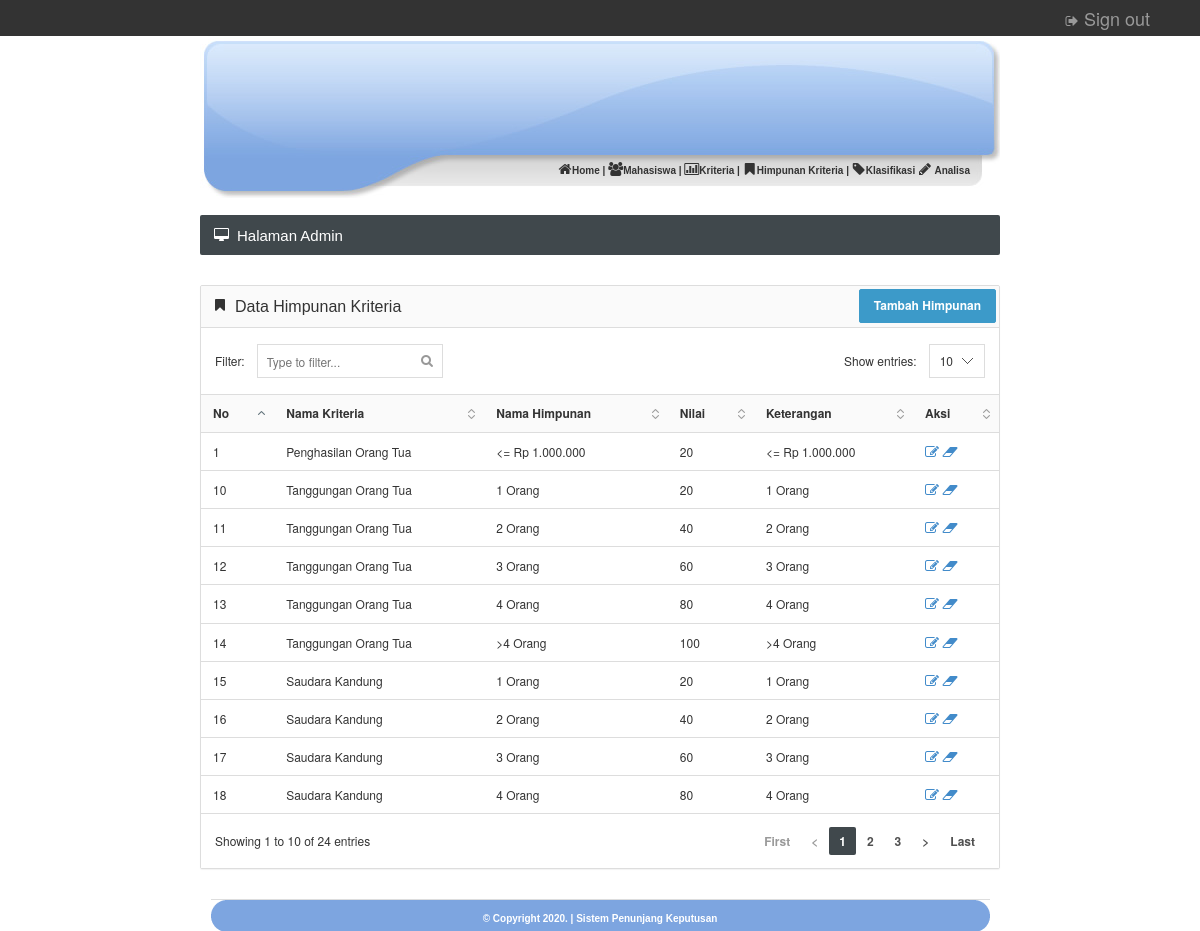
Screenshot of /admin/himpunan.php (signed in) with the database file from the repository.
### tables this page shows
CREATE TABLE `himpunan` (
  `id_himpunan` int(5) NOT NULL,
  `id_kriteria` int(5) NOT NULL,
  `namahimpunan` varchar(100) NOT NULL,
  `nilai` varchar(100) NOT NULL,
  `keterangan` varchar(100) NOT NULL
);

CREATE TABLE `kriteria` (
  `id_kriteria` int(5) NOT NULL,
  `namakriteria` varchar(100) NOT NULL,
  `atribut` varchar(100) NOT NULL
);

### admin/himpunan.php (the view)
<?php
include "head.php";
?>
			<?php include "menu.php"; ?>
			</div>
		<br />
		<div id="content">
			<div class="page-title">
				<h5><i class="fa fa-desktop"></i> Halaman Admin</h5>
			</div>
			<div class="panel panel-default">
				<div class="panel-heading" align="right"><h6 class="panel-title"><i class="fa fa-bookmark"></i> Data Himpunan Kriteria</h6>
				<a href="himpunan_tambah.php"><input type="submit" value="Tambah Himpunan" class="btn btn-info"></a>
				</div>
				<div class="datatable">
					<table class="table table-hover">
						<thead>
							<tr>
								<th>No</th>
								<th>Nama Kriteria</th>
								<th>Nama Himpunan</th>
								<th>Nilai</th>
								<th>Keterangan</th>
								<th>Aksi</th>
							</tr>
						</thead>
						<tbody>
						<?php
						$nomor = 0;
						$hasil = mysqli_query($mysqli,"SELECT * FROM himpunan, kriteria where himpunan.id_kriteria=kriteria.id_kriteria order by himpunan.id_himpunan asc");
						while ($dataku = mysqli_fetch_array($hasil)) {
						?>
							<tr>
								<td><?php echo $nomor=$nomor+1;?></td>
								<td><?php echo $dataku['namakriteria']; ?></td>
								<td><?php echo $dataku['namahimpunan']; ?></td>
								<td><?php echo $dataku['nilai']; ?></td>
								<td><?php echo $dataku['keterangan']; ?></td>
								<td>
									<a href="himpunan_edit.php?id_himpunan=<?php echo $dataku['id_himpunan']; ?>">
									<i class='fa fa-edit'></i>
									</a>
									<a href="himpunan_hapus.php?id_himpunan=<?php echo $dataku['id_himpunan']; ?>">
									<i class='fa fa-eraser'></i>
									</a>
								</td>
							</tr>
						<?php }	?>
						</tbody>
					</table>
				</div>
			</div>
<?php include "footer.php" ?>

### images/style.css (style rules this page uses)
body { margin-top: 0px; margin-left: 0px; margin-right: 0px; margin-bottom: 0px; }
#content { width: 800px; }

### css/styles.css (style rules this page uses)
@media (min-width: 768px) { a, .btn, .caret, .close, .sidebar, .select2-choice abbr, .select2-highlighted, .ui-slider-range, .ui-datepicker-trigger, .ui-timepicker-list li, .checker span:after, .checker span, .navbar-toggle, .thumb-options, .select2-arrow b, .thumb-zoom img, .fc-button, .page-content { -webkit-transition: all 0.15s ease-in-out; -moz-transition: all 0.15s ease-in-out; -o-transition: all 0.15s ease-in-out; transition: all 0.15s ease-in-out; } }
.fa { position: relative; font-size: 14px; min-width: 14px; text-align: center; }
h1, h2, h3, h4, h5, h6, .navigation > li > a, .stats li span { font-family: 'Cuprum', sans-serif; font-weight: normal; }
.page-title { color: #fff; background-color: #40484C; -moz-box-shadow: 0 1px 0 #fff; -webkit-box-shadow: 0 1px 0 #FFF; box-shadow: 0 1px 0 #FFF; border-radius: 2px; margin-bottom: 30px; }
.page-title:after { content: ""; display: table; clear: both; }
.page-title h5 { margin: 0; float: left; display: block; font-size: 15px; padding: 13px 14px 12px 14px; line-height: 1; }
.dataTable { border-collapse: collapse; border-top: 1px solid #ddd; border-bottom: 1px solid #ddd; }
.dataTable thead th { background-color: #fafafa; cursor: pointer; }
.sorting { background: url('../images/interface/tables/sort_both.png') no-repeat 100%; padding-right: 24px!important; }
.sorting_asc { background: url('../images/interface/tables/sort_asc.png') no-repeat 100%; padding-right: 24px!important; }

### rows the page displays
himpunan: id_kriteria.namakriteria "Penghasilan Orang Tua", namahimpunan "<= Rp 1.000.000", nilai "20", keterangan "<= Rp 1.000.000"
himpunan: nomor "10", id_kriteria.namakriteria "Tanggungan Orang Tua", namahimpunan "1 Orang", nilai "20", keterangan "1 Orang"
himpunan: nomor "11", id_kriteria.namakriteria "Tanggungan Orang Tua", namahimpunan "2 Orang", nilai "40", keterangan "2 Orang"
himpunan: nomor "12", id_kriteria.namakriteria "Tanggungan Orang Tua", namahimpunan "3 Orang", nilai "60", keterangan "3 Orang"
himpunan: nomor "13", id_kriteria.namakriteria "Tanggungan Orang Tua", namahimpunan "4 Orang", nilai "80", keterangan "4 Orang"
himpunan: nomor "14", id_kriteria.namakriteria "Tanggungan Orang Tua", namahimpunan ">4 Orang", nilai "100", keterangan ">4 Orang"
himpunan: nomor "15", id_kriteria.namakriteria "Saudara Kandung", namahimpunan "1 Orang", nilai "20", keterangan "1 Orang"
himpunan: nomor "16", id_kriteria.namakriteria "Saudara Kandung", namahimpunan "2 Orang", nilai "40", keterangan "2 Orang"
himpunan: nomor "17", id_kriteria.namakriteria "Saudara Kandung", namahimpunan "3 Orang", nilai "60", keterangan "3 Orang"
himpunan: nomor "18", id_kriteria.namakriteria "Saudara Kandung", namahimpunan "4 Orang", nilai "80", keterangan "4 Orang"
